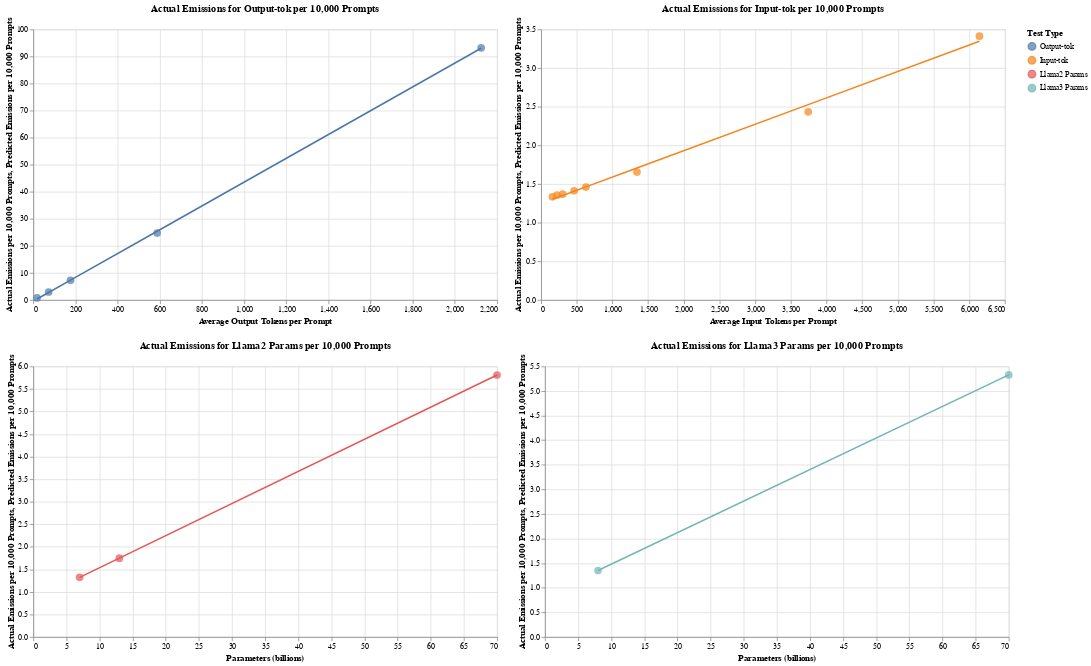

The cell this chart's notebook holds for it:
### Code cell
# Create charts for each test type
charts = []
colors = ['blue', 'green', 'red', 'purple']
for test_type, color in zip(df['test_type'].unique(), colors):
    charts.append(create_chart(df, test_type, color))

# Arrange the charts in a grid
grid_chart = alt.vconcat(*[alt.hconcat(*charts[i:i+2]) for i in range(0, len(charts), 2)]).resolve_scale(
    y='independent'
)

grid_chart.show()

### Figure 1 — Vega-Lite specification as saved in the notebook (floating-point values rounded to 4 significant figures)
{"config": {"view": {"continuousWidth": 300, "continuousHeight": 300}}, "vconcat": [{"hconcat": [{"layer": [{"mark": {"type": "circle", "size": 100}, "encoding": {"color": {"field": "test_type", "sort": ["Output-tok", "Input-tok", "Llama2 Params", "Llama3 Params"], "title": "Test Type", "type": "nominal"}, "tooltip": [{"field": "parameters", "title": "Parameters (billions)", "type": "quantitative"}, {"field": "actual_emissions_per_10k_prompts", "title": "Actual Emissions per 10,000 Prompts", "type": "quantitative"}, {"field": "pred_emissions_per_10k_prompts", "title": "Predicted Emissions per 10,000 Prompts", "type": "quantitative"}, {"field": "avg_out_tok", "title": "Average Output Tokens per Prompt", "type": "quantitative"}, {"field": "avg_in_tok", "title": "Average Input Tokens per Prompt", "type": "quantitative"}, {"field": "num_examples", "title": "Number of Examples", "type": "quantitative"}, {"field": "num_prompts", "title": "Number of Prompts", "type": "quantitative"}, {"field": "model_type", "title": "Model Type", "type": "nominal"}, {"field": "test_type", "title": "Test Type", "type": "nominal"}, {"field": "test_type", "title": "Test Type", "type": "nominal"}], "x": {"field": "avg_out_tok", "title": "Average Output Tokens per Prompt", "type": "quantitative"}, "y": {"field": "actual_emissions_per_10k_prompts", "title": "Actual Emissions per 10,000 Prompts", "type": "quantitative"}}, "title": "Actual Emissions for Output-tok per 10,000 Prompts"}, {"mark": {"type": "line"}, "encoding": {"color": {"field": "test_type", "sort": ["Output-tok", "Input-tok", "Llama2 Params", "Llama3 Params"], "title": "Test Type", "type": "nominal"}, "tooltip": [{"field": "parameters", "title": "Parameters (billions)", "type": "quantitative"}, {"field": "actual_emissions_per_10k_prompts", "title": "Actual Emissions per 10,000 Prompts", "type": "quantitative"}, {"field": "pred_emissions_per_10k_prompts", "title": "Predicted Emissions per 10,000 Prompts", "type": "quantitative"}, {"field": "avg_out_tok", "title": "Average Output Tokens per Prompt", "type": "quantitative"}, {"field": "avg_in_tok", "title": "Average Input Tokens per Prompt", "type": "quantitative"}, {"field": "num_examples", "title": "Number of Examples", "type": "quantitative"}, {"field": "num_prompts", "title": "Number of Prompts", "type": "quantitative"}, {"field": "model_type", "title": "Model Type", "type": "nominal"}, {"field": "test_type", "title": "Test Type", "type": "nominal"}], "x": {"field": "avg_out_tok", "title": "Average Output Tokens per Prompt", "type": "quantitative"}, "y": {"field": "pred_emissions_per_10k_prompts", "title": "Predicted Emissions per 10,000 Prompts", "type": "quantitative"}}}], "data": {"name": "data-c32efc453175a0323079639fc03125b4"}, "height": 350, "width": 600}, {"layer": [{"mark": {"type": "circle", "size": 100}, "encoding": {"color": {"field": "test_type", "sort": ["Output-tok", "Input-tok", "Llama2 Params", "Llama3 Params"], "title": "Test Type", "type": "nominal"}, "tooltip": [{"field": "parameters", "title": "Parameters (billions)", "type": "quantitative"}, {"field": "actual_emissions_per_10k_prompts", "title": "Actual Emissions per 10,000 Prompts", "type": "quantitative"}, {"field": "pred_emissions_per_10k_prompts", "title": "Predicted Emissions per 10,000 Prompts", "type": "quantitative"}, {"field": "avg_out_tok", "title": "Average Output Tokens per Prompt", "type": "quantitative"}, {"field": "avg_in_tok", "title": "Average Input Tokens per Prompt", "type": "quantitative"}, {"field": "num_examples", "title": "Number of Examples", "type": "quantitative"}, {"field": "num_prompts", "title": "Number of Prompts", "type": "quantitative"}, {"field": "model_type", "title": "Model Type", "type": "nominal"}, {"field": "test_type", "title": "Test Type", "type": "nominal"}, {"field": "test_type", "title": "Test Type", "type": "nominal"}], "x": {"field": "avg_in_tok", "title": "Average Input Tokens per Prompt", "type": "quantitative"}, "y": {"field": "actual_emissions_per_10k_prompts", "title": "Actual Emissions per 10,000 Prompts", "type": "quantitative"}}, "title": "Actual Emissions for Input-tok per 10,000 Prompts"}, {"mark": {"type": "line"}, "encoding": {"color": {"field": "test_type", "sort": ["Output-tok", "Input-tok", "Llama2 Params", "Llama3 Params"], "title": "Test Type", "type": "nominal"}, "tooltip": [{"field": "parameters", "title": "Parameters (billions)", "type": "quantitative"}, {"field": "actual_emissions_per_10k_prompts", "title": "Actual Emissions per 10,000 Prompts", "type": "quantitative"}, {"field": "pred_emissions_per_10k_prompts", "title": "Predicted Emissions per 10,000 Prompts", "type": "quantitative"}, {"field": "avg_out_tok", "title": "Average Output Tokens per Prompt", "type": "quantitative"}, {"field": "avg_in_tok", "title": "Average Input Tokens per Prompt", "type": "quantitative"}, {"field": "num_examples", "title": "Number of Examples", "type": "quantitative"}, {"field": "num_prompts", "title": "Number of Prompts", "type": "quantitative"}, {"field": "model_type", "title": "Model Type", "type": "nominal"}, {"field": "test_type", "title": "Test Type", "type": "nominal"}], "x": {"field": "avg_in_tok", "title": "Average Input Tokens per Prompt", "type": "quantitative"}, "y": {"field": "pred_emissions_per_10k_prompts", "title": "Predicted Emissions per 10,000 Prompts", "type": "quantitative"}}}], "data": {"name": "data-9fcc7a1f817d5c9ea95e1e50750e95c1"}, "height": 350, "width": 600}]}, {"hconcat": [{"layer": [{"mark": {"type": "circle", "size": 100}, "encoding": {"color": {"field": "test_type", "sort": ["Output-tok", "Input-tok", "Llama2 Params", "Llama3 Params"], "title": "Test Type", "type": "nominal"}, "tooltip": [{"field": "parameters", "title": "Parameters (billions)", "type": "quantitative"}, {"field": "actual_emissions_per_10k_prompts", "title": "Actual Emissions per 10,000 Prompts", "type": "quantitative"}, {"field": "pred_emissions_per_10k_prompts", "title": "Predicted Emissions per 10,000 Prompts", "type": "quantitative"}, {"field": "avg_out_tok", "title": "Average Output Tokens per Prompt", "type": "quantitative"}, {"field": "avg_in_tok", "title": "Average Input Tokens per Prompt", "type": "quantitative"}, {"field": "num_examples", "title": "Number of Examples", "type": "quantitative"}, {"field": "num_prompts", "title": "Number of Prompts", "type": "quantitative"}, {"field": "model_type", "title": "Model Type", "type": "nominal"}, {"field": "test_type", "title": "Test Type", "type": "nominal"}, {"field": "Note", "title": "Normalization Note", "type": "nominal"}], "x": {"field": "parameters", "title": "Parameters (billions)", "type": "quantitative"}, "y": {"field": "actual_emissions_per_10k_prompts", "title": "Actual Emissions per 10,000 Prompts", "type": "quantitative"}}, "title": "Actual Emissions for Llama2 Params per 10,000 Prompts"}, {"mark": {"type": "line"}, "encoding": {"color": {"field": "test_type", "sort": ["Output-tok", "Input-tok", "Llama2 Params", "Llama3 Params"], "title": "Test Type", "type": "nominal"}, "tooltip": [{"field": "parameters", "title": "Parameters (billions)", "type": "quantitative"}, {"field": "actual_emissions_per_10k_prompts", "title": "Actual Emissions per 10,000 Prompts", "type": "quantitative"}, {"field": "pred_emissions_per_10k_prompts", "title": "Predicted Emissions per 10,000 Prompts", "type": "quantitative"}, {"field": "avg_out_tok", "title": "Average Output Tokens per Prompt", "type": "quantitative"}, {"field": "avg_in_tok", "title": "Average Input Tokens per Prompt", "type": "quantitative"}, {"field": "num_examples", "title": "Number of Examples", "type": "quantitative"}, {"field": "num_prompts", "title": "Number of Prompts", "type": "quantitative"}, {"field": "model_type", "title": "Model Type", "type": "nominal"}, {"field": "test_type", "title": "Test Type", "type": "nominal"}], "x": {"field": "parameters", "title": "Parameters (billions)", "type": "quantitative"}, "y": {"field": "pred_emissions_per_10k_prompts", "title": "Predicted Emissions per 10,000 Prompts", "type": "quantitative"}}}], "data": {"name": "data-fadedba24b64f4fa256e03b1bb63cf90"}, "height": 350, "width": 600}, {"layer": [{"mark": {"type": "circle", "size": 100}, "encoding": {"color": {"field": "test_type", "sort": ["Output-tok", "Input-tok", "Llama2 Params", "Llama3 Params"], "title": "Test Type", "type": "nominal"}, "tooltip": [{"field": "parameters", "title": "Parameters (billions)", "type": "quantitative"}, {"field": "actual_emissions_per_10k_prompts", "title": "Actual Emissions per 10,000 Prompts", "type": "quantitative"}, {"field": "pred_emissions_per_10k_prompts", "title": "Predicted Emissions per 10,000 Prompts", "type": "quantitative"}, {"field": "avg_out_tok", "title": "Average Output Tokens per Prompt", "type": "quantitative"}, {"field": "avg_in_tok", "title": "Average Input Tokens per Prompt", "type": "quantitative"}, {"field": "num_examples", "title": "Number of Examples", "type": "quantitative"}, {"field": "num_prompts", "title": "Number of Prompts", "type": "quantitative"}, {"field": "model_type", "title": "Model Type", "type": "nominal"}, {"field": "test_type", "title": "Test Type", "type": "nominal"}, {"field": "test_type", "title": "Test Type", "type": "nominal"}], "x": {"field": "parameters", "title": "Parameters (billions)", "type": "quantitative"}, "y": {"field": "actual_emissions_per_10k_prompts", "title": "Actual Emissions per 10,000 Prompts", "type": "quantitative"}}, "title": "Actual Emissions for Llama3 Params per 10,000 Prompts"}, {"mark": {"type": "line"}, "encoding": {"color": {"field": "test_type", "sort": ["Output-tok", "Input-tok", "Llama2 Params", "Llama3 Params"], "title": "Test Type", "type": "nominal"}, "tooltip": [{"field": "parameters", "title": "Parameters (billions)", "type": "quantitative"}, {"field": "actual_emissions_per_10k_prompts", "title": "Actual Emissions per 10,000 Prompts", "type": "quantitative"}, {"field": "pred_emissions_per_10k_prompts", "title": "Predicted Emissions per 10,000 Prompts", "type": "quantitative"}, {"field": "avg_out_tok", "title": "Average Output Tokens per Prompt", "type": "quantitative"}, {"field": "avg_in_tok", "title": "Average Input Tokens per Prompt", "type": "quantitative"}, {"field": "num_examples", "title": "Number of Examples", "type": "quantitative"}, {"field": "num_prompts", "title": "Number of Prompts", "type": "quantitative"}, {"field": "model_type", "title": "Model Type", "type": "nominal"}, {"field": "test_type", "title": "Test Type", "type": "nominal"}], "x": {"field": "parameters", "title": "Parameters (billions)", "type": "quantitative"}, "y": {"field": "pred_emissions_per_10k_prompts", "title": "Predicted Emissions per 10,000 Prompts", "type": "quantitative"}}}], "data": {"name": "data-66b9b8483ecb74decf4dc0c6e75f3c2e"}, "height": 350, "width": 600}]}], "resolve": {"scale": {"y": "independent"}}, "$schema": "https://vega.github.io/schema/vega-lite/v5.17.0.json", "datasets": {"data-c32efc453175a0323079639fc03125b4": [{"test_type": "Output-tok", "model_type": "llama3", "parameters": 8, "num_examples": 1, "num_prompts": 150, "total_out_tok": 2704.0, "total_in_tok": 28000.0, "avg_out_tok": 18.03, "avg_in_tok": 186.7, "actual_emissions_per_10k_prompts": 0.7176, "actual_cpu_energy_per_10k_prompts": 0.3412, "actual_gpu_energy_per_10k_prompts": 0.3733, "actual_ram_energy_per_10k_prompts": 0.3647, "pred_emissions_per_10k_prompts": 0.3264, "pred_cpu_energy_per_10k_prompts": 0.3264, "pred_gpu_energy_per_10k_prompts": 0.3264, "pred_ram_energy_per_10k_prompts": 0.3264}, {"test_type": "Output-tok", "model_type": "llama3", "parameters": 8, "num_examples": 5, "num_prompts": 150, "total_out_tok": 10960.0, "total_in_tok": 28000.0, "avg_out_tok": 73.05, "avg_in_tok": 186.7, "actual_emissions_per_10k_prompts": 2.932, "actual_cpu_energy_per_10k_prompts": 1.381, "actual_gpu_energy_per_10k_prompts": 1.552, "actual_ram_energy_per_10k_prompts": 1.476, "pred_emissions_per_10k_prompts": 2.747, "pred_cpu_energy_per_10k_prompts": 2.747, "pred_gpu_energy_per_10k_prompts": 2.747, "pred_ram_energy_per_10k_prompts": 2.747}, {"test_type": "Output-tok", "model_type": "llama3", "parameters": 8, "num_examples": 10, "num_prompts": 150, "total_out_tok": 26540.0, "total_in_tok": 28000.0, "avg_out_tok": 176.9, "avg_in_tok": 186.7, "actual_emissions_per_10k_prompts": 7.228, "actual_cpu_energy_per_10k_prompts": 3.411, "actual_gpu_energy_per_10k_prompts": 3.813, "actual_ram_energy_per_10k_prompts": 3.646, "pred_emissions_per_10k_prompts": 7.317, "pred_cpu_energy_per_10k_prompts": 7.317, "pred_gpu_energy_per_10k_prompts": 7.317, "pred_ram_energy_per_10k_prompts": 7.317}, {"test_type": "Output-tok", "model_type": "llama3", "parameters": 8, "num_examples": 30, "num_prompts": 50, "total_out_tok": 29390.0, "total_in_tok": 9333.0, "avg_out_tok": 587.8, "avg_in_tok": 186.7, "actual_emissions_per_10k_prompts": 24.72, "actual_cpu_energy_per_10k_prompts": 11.68, "actual_gpu_energy_per_10k_prompts": 13.01, "actual_ram_energy_per_10k_prompts": 12.49, "pred_emissions_per_10k_prompts": 25.39, "pred_cpu_energy_per_10k_prompts": 25.39, "pred_gpu_energy_per_10k_prompts": 25.39, "pred_ram_energy_per_10k_prompts": 25.39}, {"test_type": "Output-tok", "model_type": "llama3", "parameters": 8, "num_examples": 90, "num_prompts": 50, "total_out_tok": 106200.0, "total_in_tok": 9333.0, "avg_out_tok": 2125.0, "avg_in_tok": 186.7, "actual_emissions_per_10k_prompts": 93.19, "actual_cpu_energy_per_10k_prompts": 43.36, "actual_gpu_energy_per_10k_prompts": 50.45, "actual_ram_energy_per_10k_prompts": 46.34, "pred_emissions_per_10k_prompts": 93.01, "pred_cpu_energy_per_10k_prompts": 93.01, "pred_gpu_energy_per_10k_prompts": 93.01, "pred_ram_energy_per_10k_prompts": 93.01}], "data-9fcc7a1f817d5c9ea95e1e50750e95c1": [{"test_type": "Input-tok", "model_type": "llama3", "parameters": 8, "num_examples": 1, "num_prompts": 150, "total_out_tok": 2701.0, "total_in_tok": 23800.0, "avg_out_tok": 18.01, "avg_in_tok": 158.7, "actual_emissions_per_10k_prompts": 1.333, "actual_cpu_energy_per_10k_prompts": 0.3493, "actual_gpu_energy_per_10k_prompts": 1.096, "actual_ram_energy_per_10k_prompts": 0.5598, "pred_emissions_per_10k_prompts": 1.302, "pred_cpu_energy_per_10k_prompts": 1.302, "pred_gpu_energy_per_10k_prompts": 1.302, "pred_ram_energy_per_10k_prompts": 1.302}, {"test_type": "Input-tok", "model_type": "llama3", "parameters": 8, "num_examples": 5, "num_prompts": 150, "total_out_tok": 2706.0, "total_in_tok": 33400.0, "avg_out_tok": 18.04, "avg_in_tok": 222.7, "actual_emissions_per_10k_prompts": 1.355, "actual_cpu_energy_per_10k_prompts": 0.3498, "actual_gpu_energy_per_10k_prompts": 1.128, "actual_ram_energy_per_10k_prompts": 0.5605, "pred_emissions_per_10k_prompts": 1.324, "pred_cpu_energy_per_10k_prompts": 1.324, "pred_gpu_energy_per_10k_prompts": 1.324, "pred_ram_energy_per_10k_prompts": 1.324}, {"test_type": "Input-tok", "model_type": "llama3", "parameters": 8, "num_examples": 10, "num_prompts": 150, "total_out_tok": 2691.0, "total_in_tok": 45250.0, "avg_out_tok": 17.94, "avg_in_tok": 301.7, "actual_emissions_per_10k_prompts": 1.367, "actual_cpu_energy_per_10k_prompts": 0.3497, "actual_gpu_energy_per_10k_prompts": 1.147, "actual_ram_energy_per_10k_prompts": 0.5603, "pred_emissions_per_10k_prompts": 1.351, "pred_cpu_energy_per_10k_prompts": 1.351, "pred_gpu_energy_per_10k_prompts": 1.351, "pred_ram_energy_per_10k_prompts": 1.351}, {"test_type": "Input-tok", "model_type": "llama3", "parameters": 8, "num_examples": 20, "num_prompts": 150, "total_out_tok": 2707.0, "total_in_tok": 69400.0, "avg_out_tok": 18.05, "avg_in_tok": 462.7, "actual_emissions_per_10k_prompts": 1.411, "actual_cpu_energy_per_10k_prompts": 0.3602, "actual_gpu_energy_per_10k_prompts": 1.184, "actual_ram_energy_per_10k_prompts": 0.5772, "pred_emissions_per_10k_prompts": 1.406, "pred_cpu_energy_per_10k_prompts": 1.406, "pred_gpu_energy_per_10k_prompts": 1.406, "pred_ram_energy_per_10k_prompts": 1.406}, {"test_type": "Input-tok", "model_type": "llama3", "parameters": 8, "num_examples": 30, "num_prompts": 150, "total_out_tok": 2705.0, "total_in_tok": 94150.0, "avg_out_tok": 18.03, "avg_in_tok": 627.7, "actual_emissions_per_10k_prompts": 1.46, "actual_cpu_energy_per_10k_prompts": 0.3683, "actual_gpu_energy_per_10k_prompts": 1.237, "actual_ram_energy_per_10k_prompts": 0.5902, "pred_emissions_per_10k_prompts": 1.462, "pred_cpu_energy_per_10k_prompts": 1.462, "pred_gpu_energy_per_10k_prompts": 1.462, "pred_ram_energy_per_10k_prompts": 1.462}, {"test_type": "Input-tok", "model_type": "llama3", "parameters": 8, "num_examples": 70, "num_prompts": 150, "total_out_tok": 2736.0, "total_in_tok": 201500.0, "avg_out_tok": 18.24, "avg_in_tok": 1344.0, "actual_emissions_per_10k_prompts": 1.655, "actual_cpu_energy_per_10k_prompts": 0.4113, "actual_gpu_energy_per_10k_prompts": 1.418, "actual_ram_energy_per_10k_prompts": 0.6591, "pred_emissions_per_10k_prompts": 1.707, "pred_cpu_energy_per_10k_prompts": 1.707, "pred_gpu_energy_per_10k_prompts": 1.707, "pred_ram_energy_per_10k_prompts": 1.707}, {"test_type": "Input-tok", "model_type": "llama3", "parameters": 8, "num_examples": 210, "num_prompts": 150, "total_out_tok": 2777.0, "total_in_tok": 561500.0, "avg_out_tok": 18.51, "avg_in_tok": 3744.0, "actual_emissions_per_10k_prompts": 2.433, "actual_cpu_energy_per_10k_prompts": 0.5899, "actual_gpu_energy_per_10k_prompts": 2.124, "actual_ram_energy_per_10k_prompts": 0.9453, "pred_emissions_per_10k_prompts": 2.527, "pred_cpu_energy_per_10k_prompts": 2.527, "pred_gpu_energy_per_10k_prompts": 2.527, "pred_ram_energy_per_10k_prompts": 2.527}, {"test_type": "Input-tok", "model_type": "llama3", "parameters": 8, "num_examples": 350, "num_prompts": 150, "total_out_tok": 2821.0, "total_in_tok": 921500.0, "avg_out_tok": 18.81, "avg_in_tok": 6144.0, "actual_emissions_per_10k_prompts": 3.412, "actual_cpu_energy_per_10k_prompts": 0.8126, "actual_gpu_energy_per_10k_prompts": 3.017, "actual_ram_energy_per_10k_prompts": 1.302, "pred_emissions_per_10k_prompts": 3.346, "pred_cpu_energy_per_10k_prompts": 3.346, "pred_gpu_energy_per_10k_prompts": 3.346, "pred_ram_energy_per_10k_prompts": 3.346}], "data-fadedba24b64f4fa256e03b1bb63cf90": [{"test_type": "Llama2 Params", "model_type": "llama2", "parameters": 7, "num_examples": 1, "num_prompts": 250, "total_out_tok": 9404.0, "total_in_tok": 42000.0, "avg_out_tok": 37.62, "avg_in_tok": 168.0, "actual_emissions_per_10k_prompts": 1.324, "actual_cpu_energy_per_10k_prompts": 0.3463, "actual_gpu_energy_per_10k_prompts": 1.089, "actual_ram_energy_per_10k_prompts": 0.555, "pred_emissions_per_10k_prompts": 1.322, "pred_cpu_energy_per_10k_prompts": 1.322, "pred_gpu_energy_per_10k_prompts": 1.322, "pred_ram_energy_per_10k_prompts": 1.322, "Note": "Note: Emissions normalized to number of output tokens for Llama2 because the Llama2 and Llama3 output differed drastically"}, {"test_type": "Llama2 Params", "model_type": "llama2", "parameters": 13, "num_examples": 1, "num_prompts": 250, "total_out_tok": 10250.0, "total_in_tok": 42000.0, "avg_out_tok": 41.01, "avg_in_tok": 168.0, "actual_emissions_per_10k_prompts": 1.747, "actual_cpu_energy_per_10k_prompts": 0.4469, "actual_gpu_energy_per_10k_prompts": 1.464, "actual_ram_energy_per_10k_prompts": 0.7161, "pred_emissions_per_10k_prompts": 1.749, "pred_cpu_energy_per_10k_prompts": 1.749, "pred_gpu_energy_per_10k_prompts": 1.749, "pred_ram_energy_per_10k_prompts": 1.749, "Note": "Note: Emissions normalized to number of output tokens for Llama2 because the Llama2 and Llama3 output differed drastically"}, {"test_type": "Llama2 Params", "model_type": "llama2", "parameters": 70, "num_examples": 1, "num_prompts": 250, "total_out_tok": 9962.0, "total_in_tok": 36750.0, "avg_out_tok": 39.85, "avg_in_tok": 147.0, "actual_emissions_per_10k_prompts": 5.808, "actual_cpu_energy_per_10k_prompts": 1.388, "actual_gpu_energy_per_10k_prompts": 5.121, "actual_ram_energy_per_10k_prompts": 2.225, "pred_emissions_per_10k_prompts": 5.808, "pred_cpu_energy_per_10k_prompts": 5.808, "pred_gpu_energy_per_10k_prompts": 5.808, "pred_ram_energy_per_10k_prompts": 5.808, "Note": "Note: Emissions normalized to number of output tokens for Llama2 because the Llama2 and Llama3 output differed drastically"}], "data-66b9b8483ecb74decf4dc0c6e75f3c2e": [{"test_type": "Llama3 Params", "model_type": "llama3", "parameters": 8, "num_examples": 1, "num_prompts": 250, "total_out_tok": 4524.0, "total_in_tok": 33160.0, "avg_out_tok": 18.1, "avg_in_tok": 132.7, "actual_emissions_per_10k_prompts": 1.35, "actual_cpu_energy_per_10k_prompts": 0.3492, "actual_gpu_energy_per_10k_prompts": 1.121, "actual_ram_energy_per_10k_prompts": 0.5596, "pred_emissions_per_10k_prompts": 1.35, "pred_cpu_energy_per_10k_prompts": 1.35, "pred_gpu_energy_per_10k_prompts": 1.35, "pred_ram_energy_per_10k_prompts": 1.35}, {"test_type": "Llama3 Params", "model_type": "llama3", "parameters": 70, "num_examples": 1, "num_prompts": 100, "total_out_tok": 1879.0, "total_in_tok": 13270.0, "avg_out_tok": 18.79, "avg_in_tok": 132.7, "actual_emissions_per_10k_prompts": 5.327, "actual_cpu_energy_per_10k_prompts": 1.263, "actual_gpu_energy_per_10k_prompts": 4.724, "actual_ram_energy_per_10k_prompts": 2.024, "pred_emissions_per_10k_prompts": 5.327, "pred_cpu_energy_per_10k_prompts": 5.327, "pred_gpu_energy_per_10k_prompts": 5.327, "pred_ram_energy_per_10k_prompts": 5.327}]}}
